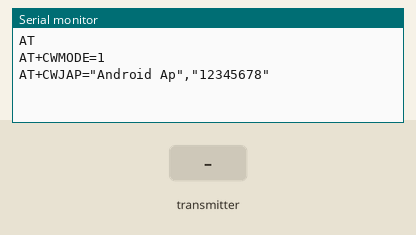
Simulated run of this sketch. Board: Arduino Uno, built with avr-gcc and run on an emulated ATmega328P. Parts: the last lines printed to the serial monitor. The inputs (shaded band) are chosen by the test bench. No radio packets arrive unless stated; the modem accepts every AT command (registered, SIM ready, sends succeed) and sends nothing else.

Above: at 13.2 s.
13.3 s: the transmitter starts sending ms.0 = 0
At 14.9 s:
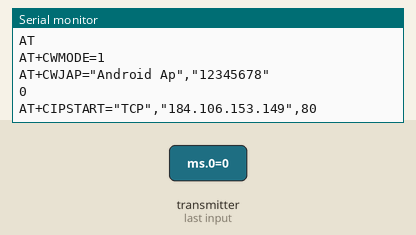
18.8 s: the transmitter starts sending ms.0 = 1023
At 23.8 s:
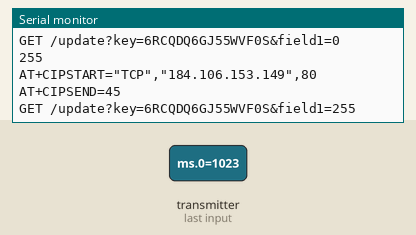

The sketch:

Final_project.ino
```cpp
#include <SoftwareSerial.h>
#include <stdlib.h>
#define DEBUG true
#define SSID "Android Ap" // "SSID"
#define PASS "12345678"//rd"
#define IP "184.106.153.149" // thingspeak.com ip
String msg = "GET /update?key=6RCQDQ6GJ55WVF0S"; //change it with your api key like "GET /update?key=Your Api Key"
SoftwareSerial esp8266(2, 3);
String tempC;
int error;
int val;
int c1 = 0, c2 = 0;


//NRF part..
///// rx
#include <SPI.h>
#include "RF24.h"

int ms[1]; //SCK -> 13//MISO -> 12//MOSI -> 11//CSN -> 7//CE -> 8
RF24 radio(9,10);
const uint64_t pipe = 00110;
void setup()
{
  //NRF part..
  radio.begin();
  Serial.begin(115200);
  pinMode(3, OUTPUT);
  radio.openReadingPipe(1, pipe);
  radio.startListening();


  //ESP part..
  esp8266.begin(115200);
  Serial.println("AT");
  esp8266.println("AT");
  delay(5000);
  if (esp8266.find("OK"))
  {
    connectWiFi();
  }
}

void loop()
{


  while (radio.available())
  {
    start: //label
    error = 0;
    radio.read(ms, 1);
    delay(1000);


    val = ms[0];
    Serial.println(val);
    tempC = val;
    updateTemp();
    delay(2000);
  }


}


void updateTemp()
{
  String cmd = "AT+CIPSTART=\"TCP\",\"";
  cmd += IP;
  cmd += "\",80";
  Serial.println(cmd);
  esp8266.println(cmd);
  delay(2000);
  if (esp8266.find("Error"))
  {
    return;
  }
  cmd = msg ;
  cmd += "&field1="; //field 1 for temperature
  cmd += tempC;
  cmd += "\r\n";
  Serial.print("AT+CIPSEND=");
  esp8266.print("AT+CIPSEND=");
  Serial.println(cmd.length());
  esp8266.println(cmd.length());
  if (esp8266.find(">"))
  {
    Serial.print(cmd);
    esp8266.print(cmd);
  }
  else
  {
    Serial.println("AT+CIPCLOSE");
    esp8266.println("AT+CIPCLOSE");
    //Resend...
    error = 1;
  }
}

boolean connectWiFi()
{
  Serial.println("AT+CWMODE=1"); //
  esp8266.println("AT+CWMODE=1");
  delay(2000);
  String cmd = "AT+CWJAP=\"";//for joining the wifi to the hotspot.
  cmd += SSID;
  cmd += "\",\"";
  cmd += PASS;
  cmd += "\"";
  Serial.println(cmd);
  esp8266.println(cmd);
  delay(5000);
  if (esp8266.find("OK"))
  {
    return true;
  }
  else
  {
    return false;
  }
}
```

Measured:
- after the input at 13.3 s, the serial monitor: prints a new line after 1.0 s (image 1)
- after the input at 18.8 s, the serial monitor: prints a new line after 1.5 s (image 2)
